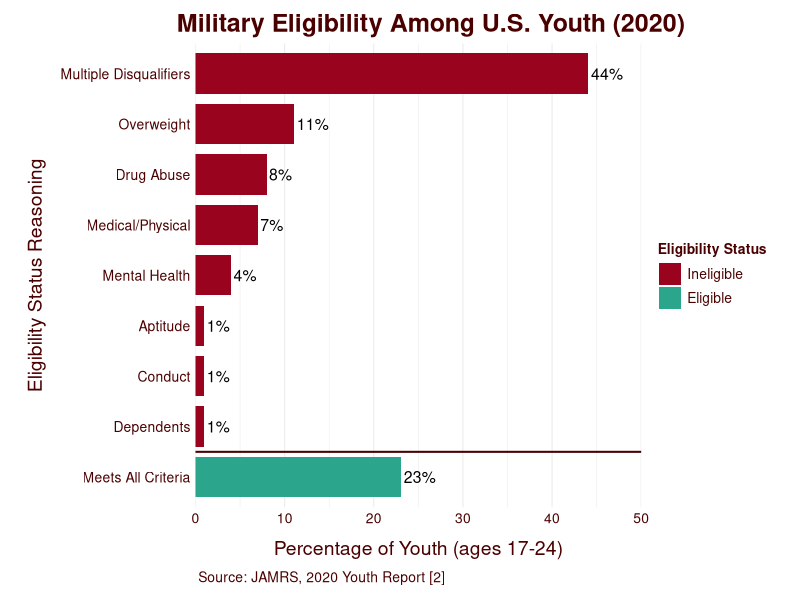

Reproduce this figure in R.
## ---- chunk 1
#| fig-width: 9
#| fig-height: 5.5
#| fig-dpi: 300
#| out-width: 100%
#| fig-align: center

library(ggplot2)
library(dplyr)
library(forcats)

Eligibility <- data.frame(
  Category = c("Meets All Criteria","Multiple Disqualifiers","Medical/Physical",
               "Overweight","Mental Health","Drug Abuse",
               "Conduct","Dependents","Aptitude"),
  Percent  = c(23, 44, 7, 11, 4, 8, 1, 1, 1)
)

lev_order <- c("Meets All Criteria","Dependents","Conduct","Aptitude",
               "Mental Health","Medical/Physical","Drug Abuse",
               "Overweight","Multiple Disqualifiers")

Eligibility <- Eligibility %>%
  mutate(
    Category = factor(Category, levels = lev_order),
    Group = case_when(
      Category == "Meets All Criteria" ~ "Eligible",
      TRUE ~ "Ineligible"))

ggplot(Eligibility, aes(x = Category, y = Percent, fill = Group)) +
  geom_col(width = 0.8) +
  coord_flip() +
  geom_text(aes(label = paste0(Percent, "%")), hjust = -0.1, size = 4) +
  annotate("segment", x = 1.5, xend = 1.5, y = 0, yend = 50,
           linewidth = 0.7, color = "#4B0000") +
  labs(
    title = "Military Eligibility Among U.S. Youth (2020)",
    x = "Eligibility Status Reasoning",
    y = "Percentage of Youth (ages 17-24)",
    caption = "Source: JAMRS, 2020 Youth Report [2]",
    fill = "Eligibility Status"
  ) +
  scale_y_continuous(limits = c(0, 50), expand = expansion(mult = c(0, 0))) +
  scale_fill_manual(
    values = c(
      "Ineligible" = "#9a031e",
      "Eligible" = "#2CA58D"
    ),
    breaks = c("Ineligible", "Eligible") 
  ) +
  theme_minimal(base_size = 8) +
  theme(
    plot.title = element_text(size = 18, face = "bold", color = "#4B0000", hjust = 0.3),
    axis.title.x = element_text(size = 14, color = "#4B0000", margin = margin(t = 10)),
    axis.title.y = element_text(size = 14, color = "#4B0000", margin = margin(r = 10)),
    axis.text.x = element_text(size = 10, color = "#4B0000"),
    axis.text.y = element_text(size = 10, color = "#4B0000"),
    panel.grid.major.y = element_blank(),
    plot.caption = element_text(size = 10, hjust = 0, color = "#4B0000", margin = margin(t = 8, l = 2)),
    plot.margin = margin(10, 20, 10, 20),
    legend.position = "right",
    legend.direction = "vertical",
    legend.title = element_text(size = 10, face = "bold", color = "#4B0000"),
    legend.text = element_text(size = 10, color = "#4B0000")
  )

